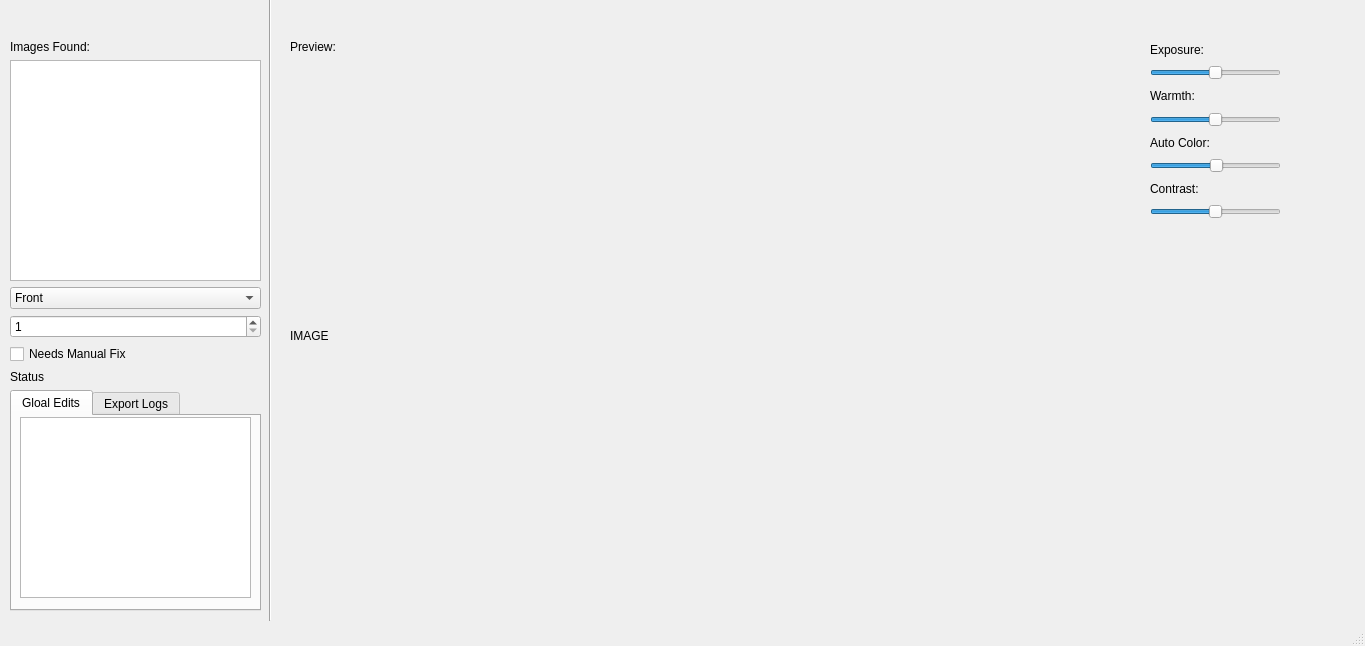
<?xml version="1.0" encoding="UTF-8"?>
<ui version="4.0">
 <class>MainWindow</class>
 <widget class="QMainWindow" name="MainWindow">
  <property name="geometry">
   <rect>
    <x>0</x>
    <y>0</y>
    <width>1365</width>
    <height>646</height>
   </rect>
  </property>
  <property name="windowTitle">
   <string>MainWindow</string>
  </property>
  <property name="windowOpacity">
   <double>1.000000000000000</double>
  </property>
  <property name="autoFillBackground">
   <bool>false</bool>
  </property>
  <widget class="QWidget" name="centralwidget">
   <widget class="Line" name="line">
    <property name="geometry">
     <rect>
      <x>230</x>
      <y>-20</y>
      <width>81</width>
      <height>641</height>
     </rect>
    </property>
    <property name="orientation">
     <enum>Qt::Orientation::Vertical</enum>
    </property>
   </widget>
   <widget class="QWidget" name="verticalLayoutWidget">
    <property name="geometry">
     <rect>
      <x>290</x>
      <y>40</y>
      <width>841</width>
      <height>571</height>
     </rect>
    </property>
    <layout class="QVBoxLayout" name="verticalLayout">
     <item>
      <widget class="QLabel" name="label">
       <property name="text">
        <string>Preview:</string>
       </property>
      </widget>
     </item>
     <item>
      <widget class="QLabel" name="preview">
       <property name="sizePolicy">
        <sizepolicy hsizetype="Expanding" vsizetype="Expanding">
         <horstretch>0</horstretch>
         <verstretch>0</verstretch>
        </sizepolicy>
       </property>
       <property name="text">
        <string>IMAGE</string>
       </property>
      </widget>
     </item>
    </layout>
   </widget>
   <widget class="QWidget" name="verticalLayoutWidget_2">
    <property name="geometry">
     <rect>
      <x>1150</x>
      <y>40</y>
      <width>131</width>
      <height>179</height>
     </rect>
    </property>
    <layout class="QVBoxLayout" name="verticalLayout_2">
     <item>
      <widget class="QLabel" name="label_3">
       <property name="text">
        <string>Exposure:</string>
       </property>
      </widget>
     </item>
     <item>
      <widget class="QSlider" name="exposureSlider">
       <property name="minimum">
        <number>-20</number>
       </property>
       <property name="maximum">
        <number>20</number>
       </property>
       <property name="orientation">
        <enum>Qt::Orientation::Horizontal</enum>
       </property>
      </widget>
     </item>
     <item>
      <widget class="QLabel" name="label_4">
       <property name="text">
        <string>Warmth:</string>
       </property>
      </widget>
     </item>
     <item>
      <widget class="QSlider" name="warmthSlider">
       <property name="minimum">
        <number>-50</number>
       </property>
       <property name="maximum">
        <number>50</number>
       </property>
       <property name="orientation">
        <enum>Qt::Orientation::Horizontal</enum>
       </property>
      </widget>
     </item>
     <item>
      <widget class="QLabel" name="label_5">
       <property name="text">
        <string>Auto Color:</string>
       </property>
      </widget>
     </item>
     <item>
      <widget class="QSlider" name="colorFixSlider">
       <property name="value">
        <number>50</number>
       </property>
       <property name="orientation">
        <enum>Qt::Orientation::Horizontal</enum>
       </property>
      </widget>
     </item>
     <item>
      <widget class="QLabel" name="label_6">
       <property name="text">
        <string>Contrast:</string>
       </property>
      </widget>
     </item>
     <item>
      <widget class="QSlider" name="contrastSlider">
       <property name="minimum">
        <number>0</number>
       </property>
       <property name="maximum">
        <number>100</number>
       </property>
       <property name="value">
        <number>50</number>
       </property>
       <property name="orientation">
        <enum>Qt::Orientation::Horizontal</enum>
       </property>
      </widget>
     </item>
    </layout>
   </widget>
   <widget class="QWidget" name="verticalLayoutWidget_3">
    <property name="geometry">
     <rect>
      <x>10</x>
      <y>40</y>
      <width>251</width>
      <height>571</height>
     </rect>
    </property>
    <layout class="QVBoxLayout" name="verticalLayout_3">
     <item>
      <widget class="QLabel" name="label_2">
       <property name="text">
        <string>Images Found:</string>
       </property>
      </widget>
     </item>
     <item>
      <widget class="QListWidget" name="listWidget"/>
     </item>
     <item>
      <widget class="QComboBox" name="sideCombo">
       <item>
        <property name="text">
         <string>Front</string>
        </property>
       </item>
       <item>
        <property name="text">
         <string>Back</string>
        </property>
       </item>
      </widget>
     </item>
     <item>
      <widget class="QSpinBox" name="photoSpin">
       <property name="minimum">
        <number>1</number>
       </property>
       <property name="maximum">
        <number>999</number>
       </property>
      </widget>
     </item>
     <item>
      <widget class="QCheckBox" name="manualCheck">
       <property name="text">
        <string>Needs Manual Fix</string>
       </property>
      </widget>
     </item>
     <item>
      <widget class="QLabel" name="statusLabel">
       <property name="text">
        <string>Status</string>
       </property>
      </widget>
     </item>
     <item>
      <widget class="QTabWidget" name="tabWidget">
       <property name="currentIndex">
        <number>0</number>
       </property>
       <widget class="QWidget" name="tab">
        <attribute name="title">
         <string>Gloal Edits</string>
        </attribute>
        <widget class="QListWidget" name="photoList">
         <property name="geometry">
          <rect>
           <x>8</x>
           <y>1</y>
           <width>231</width>
           <height>181</height>
          </rect>
         </property>
        </widget>
       </widget>
       <widget class="QWidget" name="tab_2">
        <attribute name="title">
         <string>Export Logs</string>
        </attribute>
        <widget class="QPlainTextEdit" name="logBox">
         <property name="geometry">
          <rect>
           <x>3</x>
           <y>9</y>
           <width>241</width>
           <height>161</height>
          </rect>
         </property>
         <property name="readOnly">
          <bool>true</bool>
         </property>
        </widget>
       </widget>
      </widget>
     </item>
    </layout>
   </widget>
  </widget>
  <widget class="QStatusBar" name="statusbar"/>
 </widget>
 <resources/>
 <connections/>
</ui>
